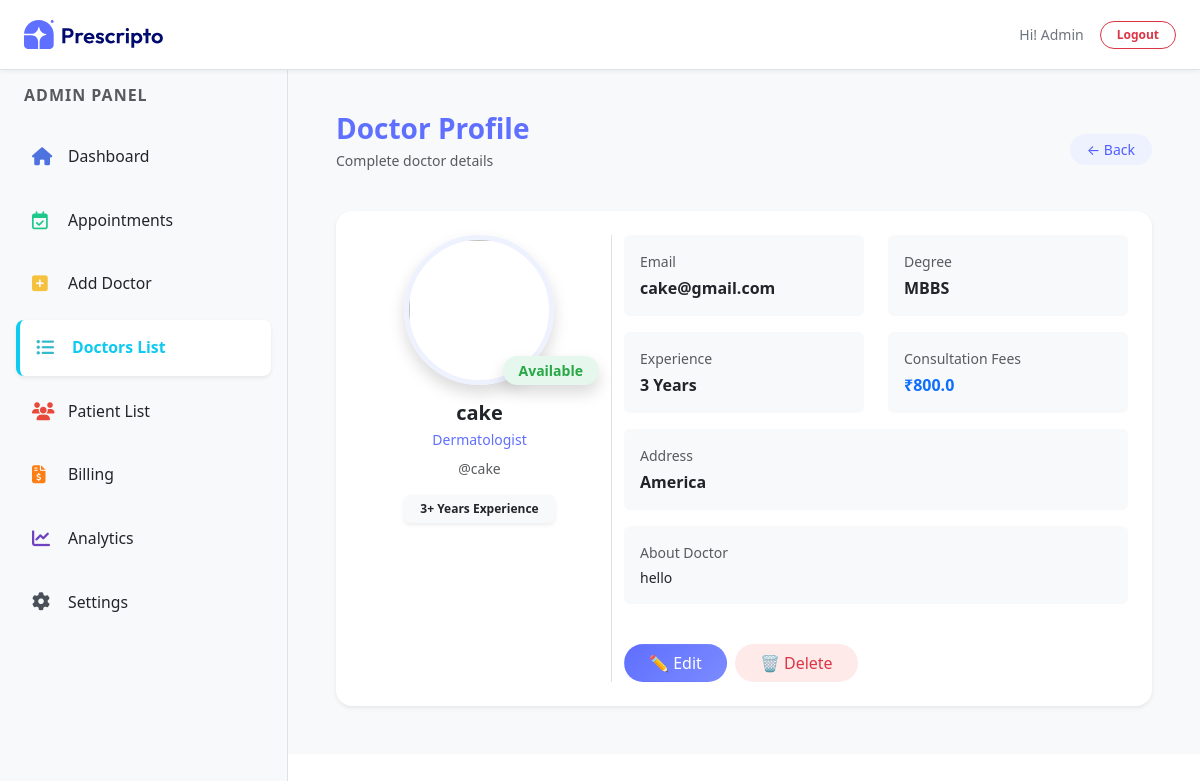
The app's page /doctor/view/19/ (signed in) with its own data.
### appointment/models.py (models this page shows, shortened)
class Doctor(models.Model):
    image = CloudinaryField('image', folder='doctor_image')
    name = models.CharField(max_length=100)
    email = models.EmailField()
    username = models.CharField(max_length=255, unique=True)
    password = models.CharField(max_length=100)
    experience = models.IntegerField()
    fees = models.FloatField()
    category = models.ForeignKey(Category, on_delete=models.CASCADE)
    degree = models.CharField(max_length=50)
    about = models.TextField()
    address = models.TextField()
    available = models.BooleanField(default=True)

class Category(models.Model):
    name = models.CharField(max_length=100)
    def __str__(self):
        return self.name

### appointment/views.py (the view)
# urls.py: path('doctor/view/<int:id>/', views.doctor_view, name='doctor_view'),
@login_required(login_url=('/dash_login'))
@staff_member_required
def doctor_view(request, id):
    doctor = get_object_or_404(Doctor, id=id)
    return render(request, 'dashboard/doctor_view.html', {
        'doctor': doctor,
        'action': 'doctor_list',
        "role": "admin"
    })

### templates/dashboard/doctor_view.html
{% extends "dashboard/layout.html" %}
{% load static %}
{% block contant %}
    <section class="p-5 bg-light" style="width:100%; margin-top: 64px; margin-left: 18rem; padding: 20px;">
        <div class="mb-4 d-flex justify-content-between align-items-center" data-aos="fade-down">
            <div>
                <h3 class="fw-bold mb-1" style="color: rgb(95 111 255);">Doctor Profile</h3>
                <p class="text-muted small">Complete doctor details</p>
            </div>
            <a href="{% url 'doctor_list' %}" class="btn btn-sm rounded-pill px-3"
                style="background:#eef2ff; color:#4f5dff;">
                ← Back
            </a>
        </div>
        <div class="bg-white rounded-4 shadow-sm p-4"
            style="max-width:1800px;"
            data-aos="zoom-in">
            <div class="row">
                <div class="col-md-4 text-center border-end">
                    <div class="position-relative mb-3">
                        <img src="{{ doctor.image.url }}"
                            class="rounded-circle shadow"
                            style="width:150px;height:150px;object-fit:cover; border:5px solid #eef2ff; transition:0.3s;"
                            onmouseover="this.style.transform='scale(1.05)'"
                            onmouseout="this.style.transform=''">
                        <span class="position-absolute bottom-0 end-0 px-3 py-1 rounded-pill small fw-semibold shadow"
                            style="background:{% if doctor.available %}#e6f7ee{% else %}#fdeaea{% endif %};
                                color:{% if doctor.available %}#28a745{% else %}#dc3545{% endif %};">
                            {% if doctor.available %}Available{% else %}Unavailable{% endif %}
                        </span>
                    </div>
                    <h5 class="fw-bold mb-1">{{ doctor.name }}</h5>
                    <p class="small mb-2" style="color:#5f6fff;">{{ doctor.category }}</p>
                    <p class="small text-muted mb-1">@{{ doctor.username }}</p>
                    <div class="mt-3">
                        <span class="badge bg-light text-dark px-3 py-2 shadow-sm">
                            {{ doctor.experience }}+ Years Experience
                        </span>
                    </div>
                </div>
                <div class="col-md-8">
                    <div class="row">
                        <div class="col-md-6 mb-3" data-aos="fade-right">
                            <div class="p-3 rounded bg-light">
                                <p class="small text-muted mb-1">Email</p>
                                <p class="fw-semibold mb-0">{{ doctor.email }}</p>
                            </div>
                        </div>
                        <div class="col-md-6 mb-3" data-aos="fade-left">
                            <div class="p-3 rounded bg-light">
                                <p class="small text-muted mb-1">Degree</p>
                                <p class="fw-semibold mb-0">{{ doctor.degree }}</p>
                            </div>
                        </div>
                        <div class="col-md-6 mb-3" data-aos="fade-right">
                            <div class="p-3 rounded bg-light">
                                <p class="small text-muted mb-1">Experience</p>
                                <p class="fw-semibold mb-0">{{ doctor.experience }} Years</p>
                            </div>
                        </div>
                        <div class="col-md-6 mb-3" data-aos="fade-left">
                            <div class="p-3 rounded bg-light">
                                <p class="small text-muted mb-1">Consultation Fees</p>
                                <p class="fw-bold text-primary mb-0">₹{{ doctor.fees }}</p>
                            </div>
                        </div>
                        <div class="col-12 mb-3" data-aos="fade-up">
                            <div class="p-3 rounded bg-light">
                                <p class="small text-muted mb-1">Address</p>
                                <p class="fw-semibold mb-0">{{ doctor.address }}</p>
                            </div>
                        </div>
                        <div class="col-12 mb-3" data-aos="fade-up">
                            <div class="p-3 rounded bg-light">
                                <p class="small text-muted mb-1">About Doctor</p>
                                <p class="small mb-0">
                                    {{ doctor.about|default:"No details available" }}
                                </p>
                            </div>
                        </div>
                    </div>
                    <div class="mt-4 d-flex gap-2">
                        <a href="{% url 'doctor_edit' doctor.id %}"
                            class="btn px-4 rounded-pill"
                            style="background:linear-gradient(135deg,#5f6fff,#7b8bff); color:white;">
                            ✏️ Edit
                        </a>
                        <a href="{% url 'doctor_delete' doctor.id %}"
                            class="btn px-4 rounded-pill"
                            style="background:#ffeaea; color:#dc3545;"
                            onclick="return confirm('Are you sure?')">
                            🗑 Delete
                        </a>
                    </div>
                </div>
            </div>
        </div>
    </section>
{% endblock %}

### templates/dashboard/layout.html (shortened to what this page needs)
<!DOCTYPE html>
<html lang="en">
<head>
    <link href="https://cdn.jsdelivr.net/npm/bootstrap@5.3.3/dist/css/bootstrap.min.css" rel="stylesheet" />
    <link href="https://cdnjs.cloudflare.com/ajax/libs/font-awesome/5.15.3/css/all.min.css" rel="stylesheet" />
    <link rel="stylesheet" href="https://cdnjs.cloudflare.com/ajax/libs/font-awesome/6.7.2/css/all.min.css" />
    <link href="https://unpkg.com/aos@2.3.4/dist/aos.css" rel="stylesheet">
</head>
    {% load static %}
    <body>
        <header class="d-flex justify-content-between align-items-center border-bottom bg-white px-4"
                style="height: 70px; position: fixed; top: 0; width: 100%; z-index: 1050; box-shadow: 0 2px 4px rgba(0,0,0,0.05);">
            <div class="d-flex align-items-center">
                <a href="{% url 'dash_admin' %}">
                    <img src="{% static 'assets/assets_frontend/logo.svg' %}" alt="Logo" style="width: 140px;">
                </a>
            </div>
            <div class="d-flex align-items-center gap-3 text-secondary small">
                {% if role == 'admin' %}
                    <span class="text-capitalize fw-medium">Hi! {{ request.session.username }}</span>
                {% else %}
                    <span class="fw-medium">Hi! {{ doctor.name }}</span>
                {% endif %}
                <a href="{% url 'dash_logout' %}" class="btn btn-outline-danger btn-sm rounded-pill px-3 py-1 fw-bold" style="font-size: 12px;">Logout</a>
            </div>
        </header>
        <main class="d-flex" style="min-height: calc(100vh - 64px);">
            {% if role == 'admin' %}
                <nav id="sidebar" class="border-end bg-light p-3"
                    style="width: 18rem; height: calc(100vh - 64px); position: fixed; top: 70px; left: 0; z-index: 1000; overflow-y: auto;">
                    <div class="mb-4 ps-2">
                        <h6 class="text-uppercase text-muted fw-bold" style="letter-spacing: 1px; font-size: 1rem;">Admin Panel</h6>
                    </div>
                    <a href="{% url 'dash_admin' %}"
                    class="nav-link d-flex align-items-center gap-3 p-3 rounded-3 mb-2 {% if action == 'admin' %}bg-white shadow-sm border-start border-4 border-primary fw-bold text-primary{% else %}text-dark{% endif %}"
                    style="transition: 0.3s; font-size: 18px; text-decoration: none;">
                        <i class="fa-solid fa-house" style="color: #4e73df; width: 20px;"></i>
                        <span class="small">Dashboard</span>
                    </a>
                    <a href="{% url 'appointments' %}"
                    class="nav-link d-flex align-items-center gap-3 p-3 rounded-3 mb-2 {% if action == 'appointments' %}bg-white shadow-sm border-start border-4 border-success fw-bold text-success{% else %}text-dark{% endif %}"
                    style="transition: 0.3s; font-size: 18px; text-decoration: none;">
                        <i class="fa-regular fa-calendar-check" style="color: #1cc88a; width: 20px;"></i>
                        <span class="small">Appointments</span>
                    </a>
                    <a href="{% url 'add_doctor' %}"
                    class="nav-link d-flex align-items-center gap-3 p-3 rounded-3 mb-2 {% if action == 'add_doctor' %}bg-white shadow-sm border-start border-4 border-warning fw-bold text-warning{% else %}text-dark{% endif %}"
                    style="transition: 0.3s; font-size: 18px; text-decoration: none;">
                        <i class="fas fa-plus-square" style="color: #f6c23e; width: 20px;"></i>
                        <span class="small">Add Doctor</span>
                    </a>
                    <a href="{% url 'doctor_list' %}"
                    class="nav-link d-flex align-items-center gap-3 p-3 rounded-3 mb-2 {% if action == 'doctor_list' %}bg-white shadow-sm border-start border-4 border-info fw-bold text-info{% else %}text-dark{% endif %}"
                    style="transition: 0.3s; font-size: 18px; text-decoration: none;">
                        <i class="fas fa-list-ul" style="color: #36b9cc; width: 20px;"></i>
                        <span class="small">Doctors List</span>
                    </a>
                    <a href="{% url 'patient_list' %}"
                    class="nav-link d-flex align-items-center gap-3 p-3 rounded-3 mb-2 {% if action == 'patient_list' %}bg-white shadow-sm border-start border-4 border-danger fw-bold text-danger{% else %}text-dark{% endif %}"
                    style="transition: 0.3s; font-size: 18px; text-decoration: none;">
                        <i class="fa-solid fa-users" style="color: #e74a3b; width: 20px;"></i>
                        <span class="small">Patient List</span>
                    </a>
                    <a href="{% url 'billing' %}"
                    class="nav-link d-flex align-items-center gap-3 p-3 rounded-3 mb-2 {% if action == 'billing' %}bg-white shadow-sm border-start border-4 border-secondary fw-bold text-secondary{% else %}text-dark{% endif %}"
                    style="transition: 0.3s; font-size: 18px; text-decoration: none;">
                        <i class="fa-solid fa-file-invoice-dollar" style="color: #fd7e14; width: 20px;"></i>
                        <span class="small">Billing</span>
                    </a>
                    <a href="{% url 'analytics' %}"
                    class="nav-link d-flex align-items-center gap-3 p-3 rounded-3 mb-2 {% if action == 'analytics' %}bg-white shadow-sm border-start border-4 border-dark fw-bold text-dark{% else %}text-dark{% endif %}"
                    style="transition: 0.3s; font-size: 18px; text-decoration: none;">
                        <i class="fa-solid fa-chart-line" style="color: #6f42c1; width: 20px;"></i>
                        <span class="small">Analytics</span>
                    </a>
                    <a href="{% url 'settings' %}"
                    class="nav-link d-flex align-items-center gap-3 p-3 rounded-3 mb-2 {% if action == 'settings' %}bg-white shadow-sm border-start border-4 border-secondary fw-bold text-secondary{% else %}text-dark{% endif %}"
                    style="transition: 0.3s; font-size: 18px; text-decoration: none;">
                        <i class="fa-solid fa-gear" style="color: #495057; width: 20px;"></i>
                        <span class="small">Settings</span>
                    </a>
                </nav>
            {% endif %}
            {% block contant %}
            {% endblock %}
        </main>
    </body>
</html>

### records on screen
Doctor: name "cake", category "Dermatologist", username "cake", experience "3", email "cake@gmail.com", degree "MBBS", fees "800.0", address "America", about "hello"

### other values on screen
{{ request.session.username }} "Admin"
